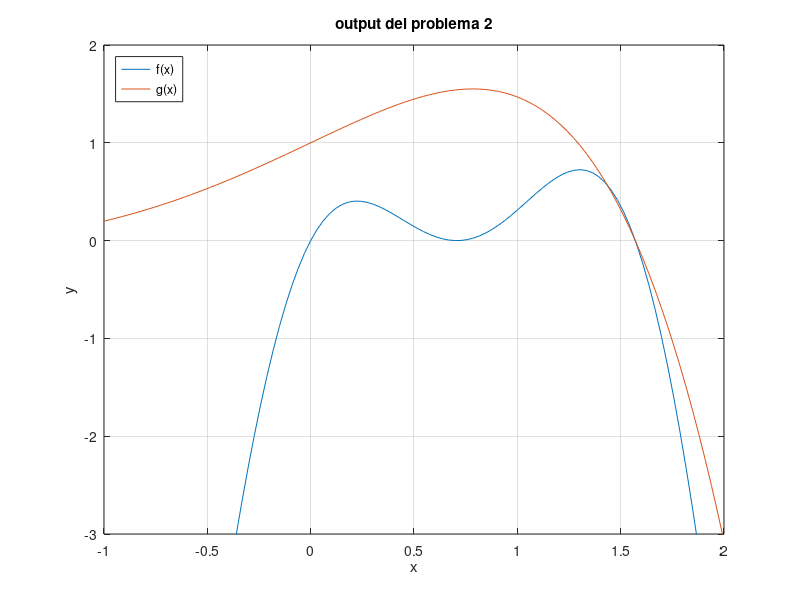

Recreate this plot in MATLAB.
% definisco i function handle
f=@(x)(2*x-sqrt(2)).^2.*sin(2*x);
g=@(x)exp(x).*cos(x);
% definisco il vettore delle ascisse
x=linspace(-1,2,100);
% valuto le due funzioni
yf=f(x);
yg=g(x);
% disegno
figure(1); clf
plot(x,yf,x,yg)
xlabel('x')
ylabel('y')
l=legend('f(x)','g(x)');
set(l,'Location','Northwest')
title('output del problema 2')
grid on
% modifico il range di rappresentazione
axis([-1,2,-3,2]) % axis([xmin,xmax,ymin,ymax])